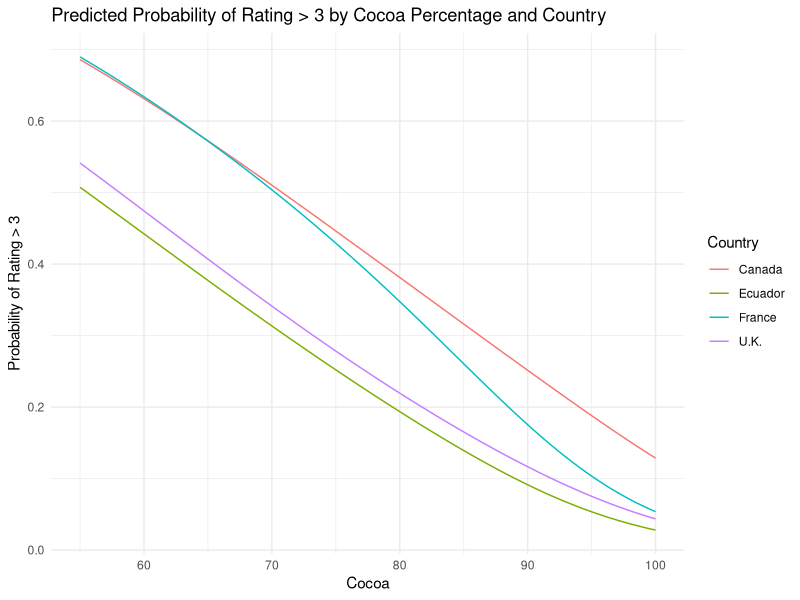

The R script that drew this image:
## ---- chunk 1
#Retain this code chunk!!!
library(knitr)
library(tidyverse)
library(ggplot2)
knitr::opts_chunk$set(echo = FALSE)
knitr::opts_chunk$set(message = FALSE)
## ---- chunk 2
#Q14
choc <- read.csv("Chocolate.csv")
choc$Country <- factor(choc$Country, levels = c("Canada", "Ecuador", "France", "U.K."))


prop_table <- choc %>%
  group_by(Country, Rating) %>%
  summarize(n = n()) %>%
  mutate(prop = n / sum(n)) %>%
  select(Country, Rating, prop)

prop_table

## ---- chunk 3
#Q15
summary_by_rating <- choc %>%
  group_by(Rating) %>%
  summarize(
    count = n(),
    mean_cocoa = mean(Cocoa, na.rm = TRUE)
  )

summary_by_rating
## ---- chunk 4
#Q16
library(VGAM)
model <- vglm(Rating ~ Cocoa + Country, 
              family = multinomial(refLevel = 1),
              data = choc)

summary(model)
## ---- chunk 5
#Q17

cocoa_seq <- data.frame(Cocoa = seq(min(choc$Cocoa), max(choc$Cocoa), length.out = 100))
plot_data <- expand.grid(Cocoa = cocoa_seq$Cocoa, Country = levels(choc$Country))
pred_probs <- predict(model, newdata = plot_data, type = "response")


plot_data$P_ge_4 <- pred_probs[,4] + pred_probs[,5]


ggplot(plot_data, aes(x = Cocoa, y = P_ge_4, color = Country)) +
  geom_line() +
  labs(
    title = "Predicted Probability of Rating > 3 by Cocoa Percentage and Country",
    x = "Cocoa",
    y = "Probability of Rating > 3"
  ) +
  theme_minimal()

## ---- chunk 6
# Q19
model_reduced <- vglm(Rating ~ Cocoa,
                      family = multinomial(refLevel = 1),
                      data = choc)

model_full <- model

dev_full <- deviance(model_full)
dev_reduced <- deviance(model_reduced)
LRT <- dev_reduced - dev_full
p_value <- pchisq(LRT, 1, lower.tail = FALSE)
p_value
